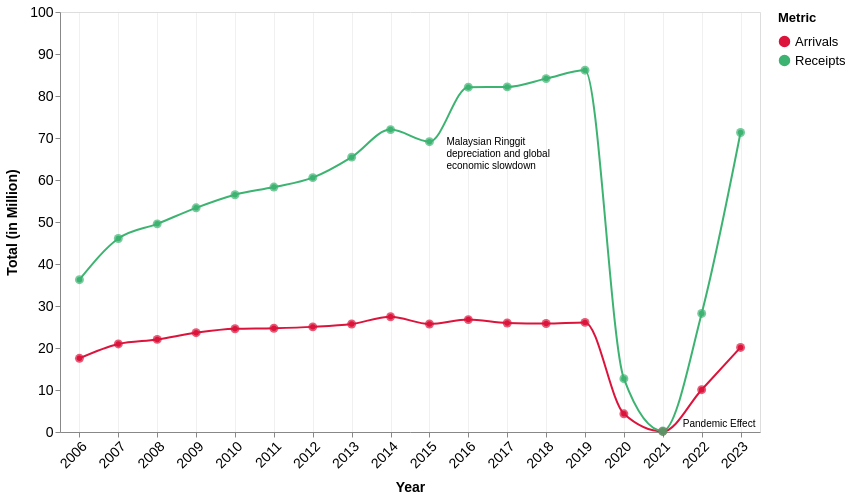

Vega-Lite specification stored for this chart:
### Vega-Lite specification from a JSON file in a GitHub repository (floating-point values rounded to 4 significant figures)
{"$schema": "https://vega.github.io/schema/vega-lite/v5.json", "width": 700, "height": 420, "data": {"values": [{"year": "2006", "Arrivals": 17.55, "Receipts": 36.27}, {"year": "2007", "Arrivals": 20.97, "Receipts": 46.07}, {"year": "2008", "Arrivals": 22.05, "Receipts": 49.56}, {"year": "2009", "Arrivals": 23.64, "Receipts": 53.37}, {"year": "2010", "Arrivals": 24.58, "Receipts": 56.49}, {"year": "2011", "Arrivals": 24.71, "Receipts": 58.32}, {"year": "2012", "Arrivals": 25.03, "Receipts": 60.56}, {"year": "2013", "Arrivals": 25.72, "Receipts": 65.44}, {"year": "2014", "Arrivals": 27.44, "Receipts": 72.0}, {"year": "2015", "Arrivals": 25.72, "Receipts": 69.12}, {"year": "2016", "Arrivals": 26.76, "Receipts": 82.1}, {"year": "2017", "Arrivals": 25.95, "Receipts": 82.17}, {"year": "2018", "Arrivals": 25.83, "Receipts": 84.14}, {"year": "2019", "Arrivals": 26.1, "Receipts": 86.14}, {"year": "2020", "Arrivals": 4.33, "Receipts": 12.69}, {"year": "2021", "Arrivals": 0.13, "Receipts": 0.24}, {"year": "2022", "Arrivals": 10.07, "Receipts": 28.23}, {"year": "2023", "Arrivals": 20.14, "Receipts": 71.31}]}, "transform": [{"fold": ["Arrivals", "Receipts"], "as": ["Metric", "Value"]}], "layer": [{"mark": {"type": "line", "point": true, "interpolate": "monotone", "tooltip": true}, "encoding": {"x": {"field": "year", "type": "ordinal", "title": "Year", "axis": {"labelAngle": -45, "titlePadding": 10, "labelFontSize": 14, "titleFontSize": 14, "grid": true, "gridOpacity": 0.45}}, "y": {"field": "Value", "type": "quantitative", "title": "Total (in Million)", "axis": {"titlePadding": 10, "labelFontSize": 14, "titleFontSize": 14, "grid": false}, "scale": {"domain": [0, 100]}}, "color": {"field": "Metric", "type": "nominal", "scale": {"domain": ["Arrivals", "Receipts"], "range": ["#DC143C", "#3CB371"]}, "legend": {"title": "Metric", "labelFontSize": 13, "titleFontSize": 13, "titlePadding": 10}}}}, {"mark": {"type": "point", "tooltip": true, "filled": true, "size": 80}, "encoding": {"x": {"field": "year", "type": "ordinal"}, "y": {"field": "Value", "type": "quantitative"}, "color": {"field": "Metric", "type": "nominal"}, "tooltip": [{"field": "year", "title": "Year"}, {"field": "Metric", "title": "Metric"}, {"field": "Value", "title": "Value", "format": ".2f"}]}}, {"mark": {"type": "text", "fontSize": 14, "lineHeight": 12, "fontStyle": "Helvetica Neue", "align": "left", "color": "#000", "dx": 17, "dy": -1}, "encoding": {"x": {"field": "year", "type": "ordinal", "title": "Year"}, "y": {"field": "Value", "type": "quantitative"}, "text": {"value": ["Malaysian Ringgit", "depreciation and global", "economic slowdown"]}}, "transform": [{"filter": {"field": "Value", "equal": 69.12}}]}, {"mark": {"type": "text", "fontSize": 14, "lineHeight": 12, "fontStyle": "Helvetica Neue", "align": "left", "color": "#000", "dx": 20, "dy": -7.5}, "encoding": {"x": {"field": "year", "type": "ordinal", "title": "Year"}, "y": {"field": "Value", "type": "quantitative"}, "text": {"value": ["Pandemic Effect"]}}, "transform": [{"filter": {"field": "Value", "equal": 0.24}}]}]}
